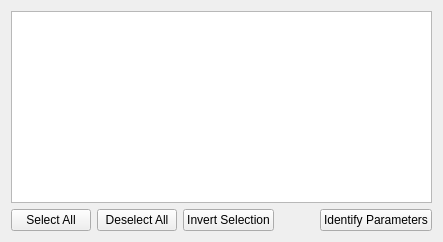
     <widget class="QWidget" name="tabFit">
      <attribute name="title">
       <string>&amp;Fit</string>
      </attribute>
      <layout class="QHBoxLayout" name="horizontalLayout_16">
       <item>
        <layout class="QVBoxLayout" name="verticalLayout_3">
         <item>
          <widget class="QTableView" name="estimateParamsTableView"/>
         </item>
         <item>
          <layout class="QHBoxLayout" name="horizontalLayout_15">
           <item>
            <widget class="QPushButton" name="buttonSelectAllParamEst">
             <property name="text">
              <string>Select All</string>
             </property>
            </widget>
           </item>
           <item>
            <widget class="QPushButton" name="buttonDeselectAllParamEst">
             <property name="text">
              <string>Deselect All</string>
             </property>
            </widget>
           </item>
           <item>
            <widget class="QPushButton" name="buttonInvertSelectionParamEst">
             <property name="text">
              <string>Invert Selection</string>
             </property>
            </widget>
           </item>
           <item>
            <spacer name="horizontalSpacer_5">
             <property name="orientation">
              <enum>Qt::Horizontal</enum>
             </property>
             <property name="sizeHint" stdset="0">
              <size>
               <width>40</width>
               <height>20</height>
              </size>
             </property>
            </spacer>
           </item>
           <item>
            <widget class="QPushButton" name="estimateParamsButton">
             <property name="sizePolicy">
              <sizepolicy hsizetype="Expanding" vsizetype="Fixed">
               <horstretch>0</horstretch>
               <verstretch>0</verstretch>
              </sizepolicy>
             </property>
             <property name="text">
              <string>Identify Parameters</string>
             </property>
            </widget>
           </item>
          </layout>
         </item>
        </layout>
       </item>
      </layout>
     </widget>
